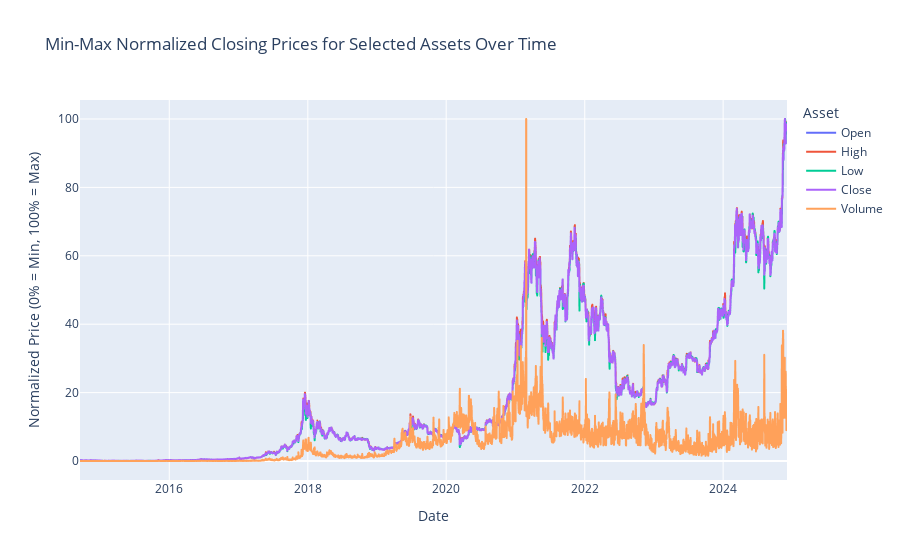

This figure's notebook cell:
### Code cell
if 'Datetime' in btc.columns:
    btc.rename(columns={'Datetime': 'Date'}, inplace=True)
    btc = btc.drop(columns="Volume")

print(btc)

# Perform min-max normalization for each asset
normalized_prices = btc.copy() 

# Exclude the 'Date' column during normalization
for col in normalized_prices.columns[1:]:
    min_price = normalized_prices[col].min()
    max_price = normalized_prices[col].max()
    normalized_prices[col] = ((normalized_prices[col] - min_price) / (max_price - min_price)) * 100

# Melt the DataFrame to long format
normalized_prices_melted = normalized_prices.melt(id_vars='Date', var_name='Asset', value_name='Normalized Price')

# Create the line plot
fig = px.line(
    normalized_prices_melted,
    x='Date',
    y='Normalized Price',
    color='Asset',
    labels={'Normalized Price': 'Normalized Price (0% = Min, 100% = Max)', 'Date': 'Date', 'Asset': 'Asset'},
    title='Min-Max Normalized Closing Prices for Selected Assets Over Time'
)

# Show the plot
fig.show()
btc.rename(columns={'Close': 'Bitcoin Close'}, inplace=True)
print(btc)

### Figure 1 — Plotly figure (JSON) as saved in the notebook; plotly's stock layout.template omitted (floating-point values rounded to 4 significant figures; data arrays with more than 128 entries replaced by an {"elided": "..."} marker saying what was removed)
{"data": [{"hovertemplate": "Asset=Open<br>Date=%{x}<br>Normalized Price (0% = Min, 100% = Max)=%{y}<extra></extra>", "legendgroup": "Open", "line": {"color": "#636efa", "dash": "solid"}, "marker": {"symbol": "circle"}, "mode": "lines", "name": "Open", "showlegend": true, "type": "scattergl", "x": {"elided": "3731 str values"}, "xaxis": "x", "y": {"elided": "3731 float values"}, "yaxis": "y"}, {"hovertemplate": "Asset=High<br>Date=%{x}<br>Normalized Price (0% = Min, 100% = Max)=%{y}<extra></extra>", "legendgroup": "High", "line": {"color": "#EF553B", "dash": "solid"}, "marker": {"symbol": "circle"}, "mode": "lines", "name": "High", "showlegend": true, "type": "scattergl", "x": {"elided": "3731 str values"}, "xaxis": "x", "y": {"elided": "3731 float values"}, "yaxis": "y"}, {"hovertemplate": "Asset=Low<br>Date=%{x}<br>Normalized Price (0% = Min, 100% = Max)=%{y}<extra></extra>", "legendgroup": "Low", "line": {"color": "#00cc96", "dash": "solid"}, "marker": {"symbol": "circle"}, "mode": "lines", "name": "Low", "showlegend": true, "type": "scattergl", "x": {"elided": "3731 str values"}, "xaxis": "x", "y": {"elided": "3731 float values"}, "yaxis": "y"}, {"hovertemplate": "Asset=Close<br>Date=%{x}<br>Normalized Price (0% = Min, 100% = Max)=%{y}<extra></extra>", "legendgroup": "Close", "line": {"color": "#ab63fa", "dash": "solid"}, "marker": {"symbol": "circle"}, "mode": "lines", "name": "Close", "showlegend": true, "type": "scattergl", "x": {"elided": "3731 str values"}, "xaxis": "x", "y": {"elided": "3731 float values"}, "yaxis": "y"}, {"hovertemplate": "Asset=Volume<br>Date=%{x}<br>Normalized Price (0% = Min, 100% = Max)=%{y}<extra></extra>", "legendgroup": "Volume", "line": {"color": "#FFA15A", "dash": "solid"}, "marker": {"symbol": "circle"}, "mode": "lines", "name": "Volume", "showlegend": true, "type": "scattergl", "x": {"elided": "3731 str values"}, "xaxis": "x", "y": {"elided": "3731 float values"}, "yaxis": "y"}], "layout": {"legend": {"title": {"text": "Asset"}, "tracegroupgap": 0}, "title": {"text": "Min-Max Normalized Closing Prices for Selected Assets Over Time"}, "xaxis": {"anchor": "y", "domain": [0, 1], "title": {"text": "Date"}}, "yaxis": {"anchor": "x", "domain": [0, 1], "title": {"text": "Normalized Price (0% = Min, 100% = Max)"}}}}
